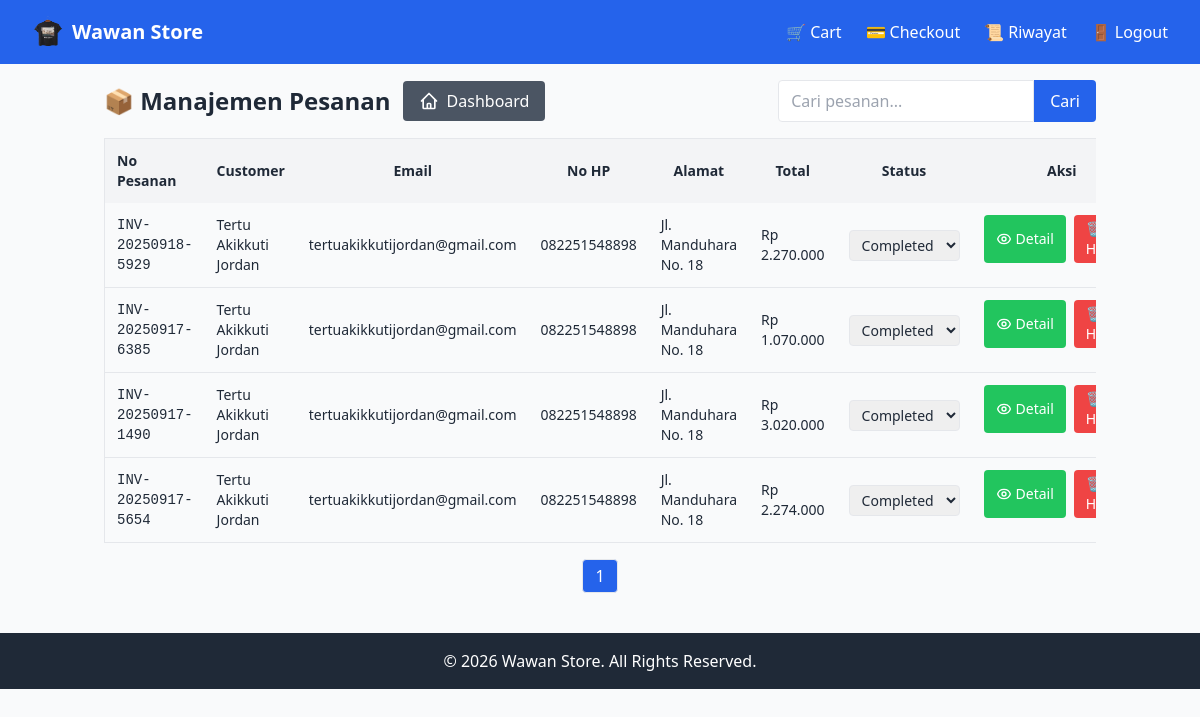
The app's page /admin/orders.php (signed in) with its own data.
### tables this page shows
CREATE TABLE `orders` (
  `id` int(11) NOT NULL,
  `order_number` varchar(20) DEFAULT NULL,
  `user_id` int(11) NOT NULL,
  `address_id` int(11) NOT NULL,
  `total_amount` decimal(12,2) NOT NULL,
  `status` enum('pending','paid','shipped','completed','cancelled') DEFAULT 'pending',
  `created_at` timestamp NOT NULL DEFAULT current_timestamp()
);

CREATE TABLE `users` (
  `id` int(11) NOT NULL,
  `name` varchar(100) NOT NULL,
  `email` varchar(100) NOT NULL,
  `password` varchar(255) NOT NULL,
  `phone` varchar(20) DEFAULT NULL,
  `role` enum('admin','customer') DEFAULT 'customer',
  `created_at` timestamp NOT NULL DEFAULT current_timestamp()
);

CREATE TABLE `addresses` (
  `id` int(11) NOT NULL,
  `user_id` int(11) NOT NULL,
  `province_id` int(11) NOT NULL,
  `regency_id` int(11) NOT NULL,
  `detail` text DEFAULT NULL,
  `postal_code` varchar(10) DEFAULT NULL
);

### includes/functions.php (called while the page is built, shortened)
<?php
function e($string) {
    return htmlspecialchars($string, ENT_QUOTES, 'UTF-8');
}

### admin/orders.php (the view, shortened to what this page needs)
<?php
include "../config/database.php";
include "../includes/functions.php";
$limit = 5;
$page = isset($_GET['page']) ? (int)$_GET['page'] : 1;
$offset = ($page - 1) * $limit;
$search = isset($_GET['search']) ? trim($_GET['search']) : "";
$sql = "SELECT o.*, u.name as customer_name, u.email, u.phone, a.detail as address
        FROM orders o
        JOIN users u ON o.user_id = u.id
        JOIN addresses a ON o.address_id = a.id";
$sql .= " ORDER BY o.id DESC LIMIT ? OFFSET ?";
$stmt = $conn->prepare($sql);
if ($search) {
    $like = "%$search%";
    $stmt->bind_param("ssii", $like, $like, $limit, $offset);
} else {
    $stmt->bind_param("ii", $limit, $offset);
}
$stmt->execute();
$result = $stmt->get_result();
$total_orders = $conn->query("SELECT COUNT(*) as total FROM orders")->fetch_assoc()['total'];
$total_pages = ceil($total_orders / $limit);
include "../includes/header.php";
?>
<div class="flex flex-col md:flex-row md:items-center md:justify-between mb-4 gap-3">
  <div class="flex items-center gap-3">
    <h1 class="text-2xl font-bold">📦 Manajemen Pesanan</h1>
    <a href="index.php"
       class="bg-gray-600 text-white px-4 py-2 rounded flex items-center gap-2 hover:bg-gray-700">
      Dashboard
    </a>
  </div>
  <form method="GET" class="flex">
    <input type="text" name="search" value="<?= e($search) ?>" placeholder="Cari pesanan..."
           class="border rounded-l px-3 py-2 focus:outline-none w-64">
    <button class="bg-blue-600 text-white px-4 rounded-r hover:bg-blue-700">Cari</button>
  </form>
</div>
<div class="overflow-x-auto">
  <table class="w-full border border-gray-200 text-sm">
    <thead class="bg-gray-100">
      <tr>
        <th class="p-3 text-left">No Pesanan</th>
        <th class="p-3">Customer</th>
        <th class="p-3">Email</th>
        <th class="p-3">No HP</th>
        <th class="p-3">Alamat</th>
        <th class="p-3">Total</th>
        <th class="p-3">Status</th>
        <th class="p-3">Aksi</th>
      </tr>
    </thead>
    <tbody>
      <?php while ($row = $result->fetch_assoc()): ?>
      <tr class="border-b hover:bg-gray-50">
        <td class="p-3 font-mono"><?= e($row['order_number']) ?></td>
        <td class="p-3"><?= e($row['customer_name']) ?></td>
        <td class="p-3"><?= e($row['email']) ?></td>
        <td class="p-3"><?= e($row['phone']) ?></td>
        <td class="p-3"><?= e($row['address']) ?></td>
        <td class="p-3">Rp <?= number_format($row['total_amount'],0,',','.') ?></td>
        <td class="p-3">
          <form method="POST" action="update_order_status.php" class="inline">
            <select name="status" onchange="this.form.submit()" class="border rounded px-2 py-1 text-sm">
              <?php foreach(['pending','paid','shipped','completed','cancelled'] as $status): ?>
                <option value="<?= $status ?>" <?= $row['status']===$status?'selected':'' ?>>
                  <?= ucfirst($status) ?>
                </option>
              <?php endforeach; ?>
            </select>
          </form>
        </td>
        <td class="p-3 flex gap-2">
          <a href="order_detail.php?id=<?= $row['id'] ?>"
             class="bg-green-500 text-white px-3 py-1 rounded flex items-center gap-1 hover:bg-green-600">
            Detail
          </a>
          <a href="delete_order.php?id=<?= $row['id'] ?>"
             onclick="return confirm('Yakin hapus pesanan ini?')"
             class="bg-red-500 text-white px-3 py-1 rounded flex items-center gap-1 hover:bg-red-600">
            🗑 Hapus
          </a>
        </td>
      </tr>
      <?php endwhile; ?>
    </tbody>
  </table>
</div>
<div class="flex justify-center mt-4">
  <?php for ($i=1; $i <= $total_pages; $i++): ?>
    <a href="?page=<?= $i ?>&search=<?= urlencode($search) ?>"
       class="px-3 py-1 border rounded mx-1 <?= $page==$i?'bg-blue-600 text-white':'bg-white hover:bg-gray-100' ?>">
      <?= $i ?>
    </a>
  <?php endfor; ?>
</div>
<?php include "../includes/footer.php"; ?>

### records on screen
orders: order_number "INV-20250918-5929", user.name "Tertu Akikkuti Jordan", user.email "tertuakikkutijordan@gmail.com", user.phone "082251548898", address.detail "Jl. Manduhara No. 18", total_amount "2.270.000", status "Completed"
orders: order_number "INV-20250917-6385", user.name "Tertu Akikkuti Jordan", user.email "tertuakikkutijordan@gmail.com", user.phone "082251548898", address.detail "Jl. Manduhara No. 18", total_amount "1.070.000", status "Completed"
orders: order_number "INV-20250917-1490", user.name "Tertu Akikkuti Jordan", user.email "tertuakikkutijordan@gmail.com", user.phone "082251548898", address.detail "Jl. Manduhara No. 18", total_amount "3.020.000", status "Completed"
orders: order_number "INV-20250917-5654", user.name "Tertu Akikkuti Jordan", user.email "tertuakikkutijordan@gmail.com", user.phone "082251548898", address.detail "Jl. Manduhara No. 18", total_amount "2.274.000", status "Completed"
